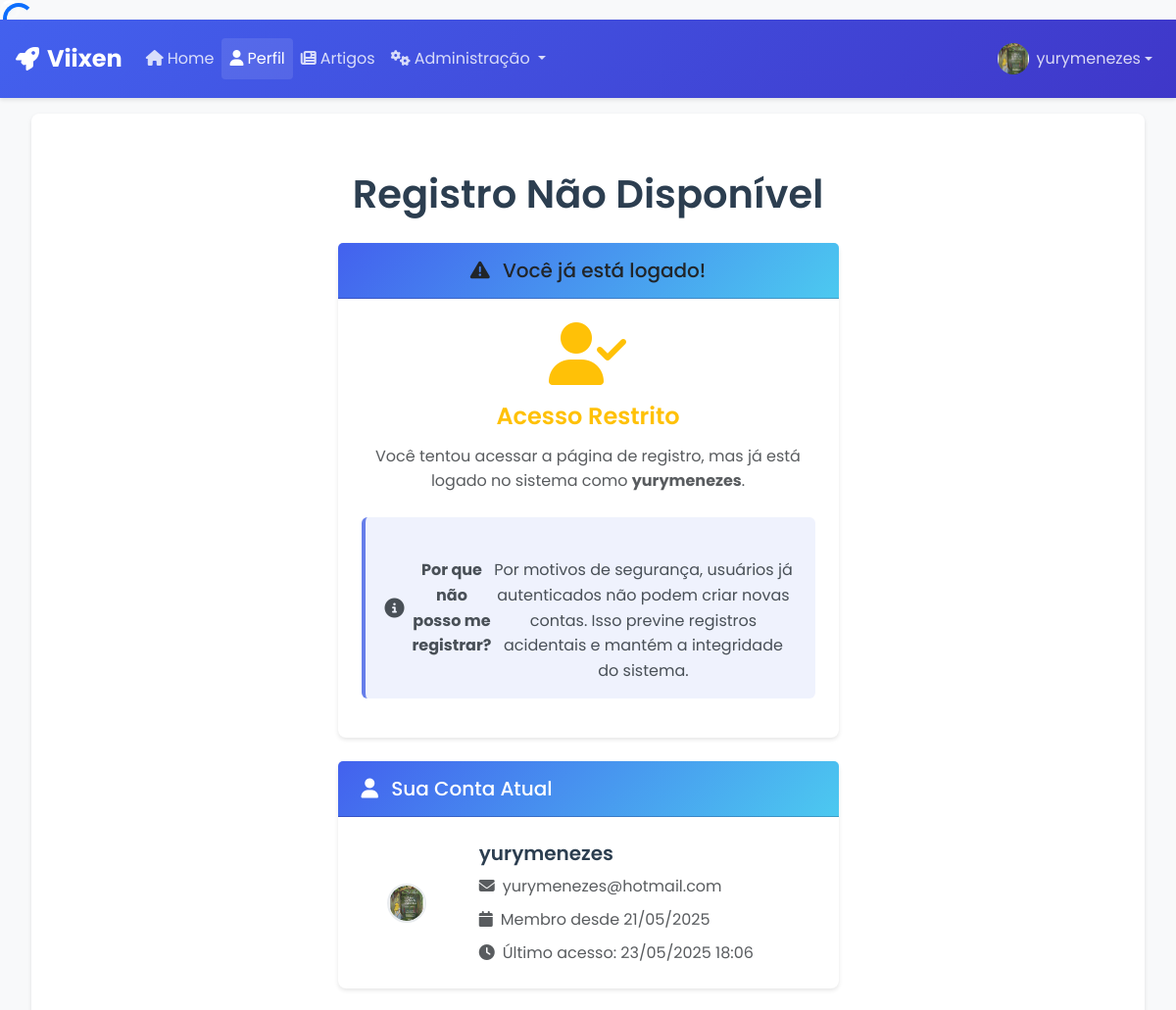
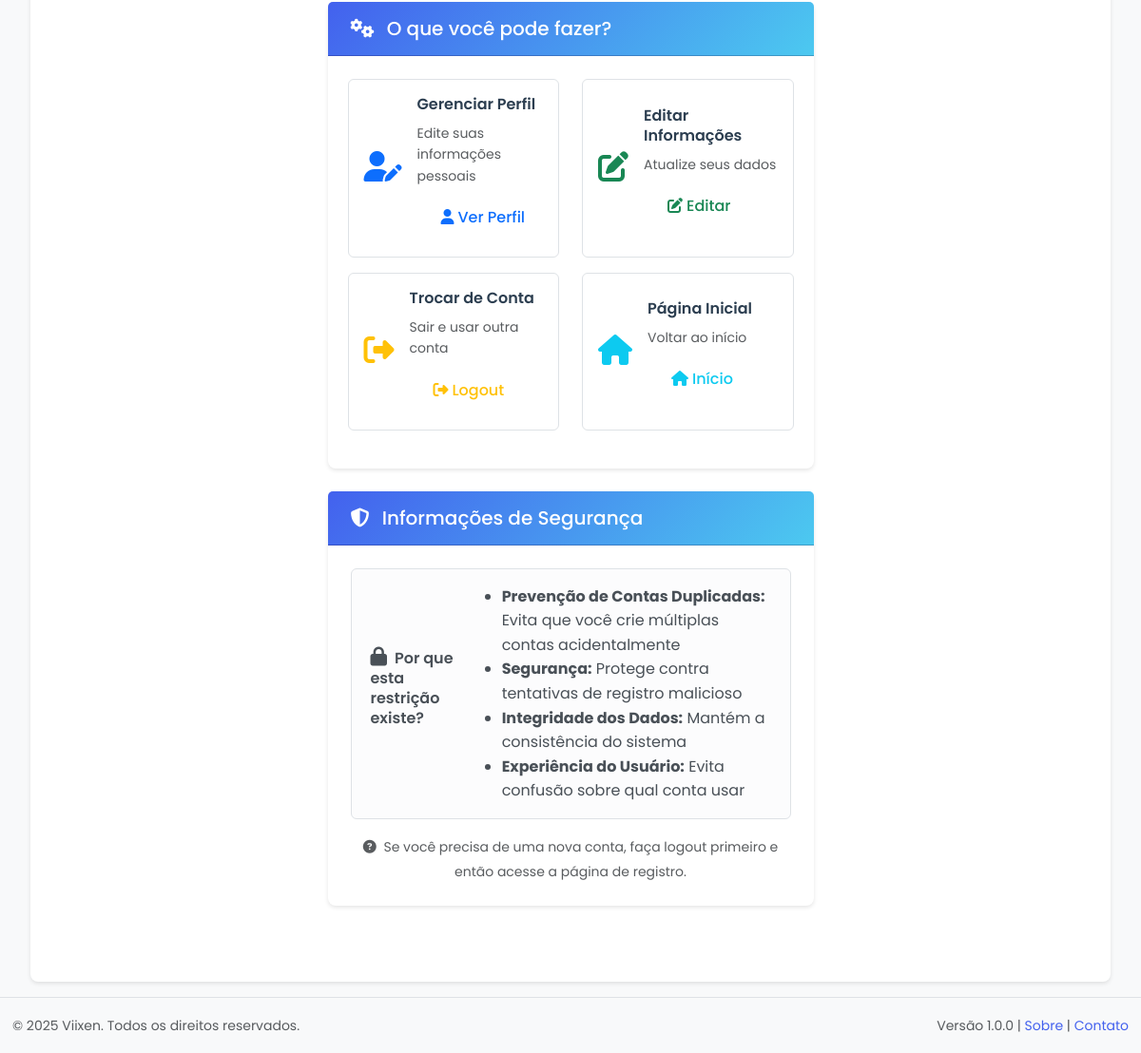
The app's page /accounts/already-logged-in/register/ (signed in), older data (2 pictures, top to bottom).
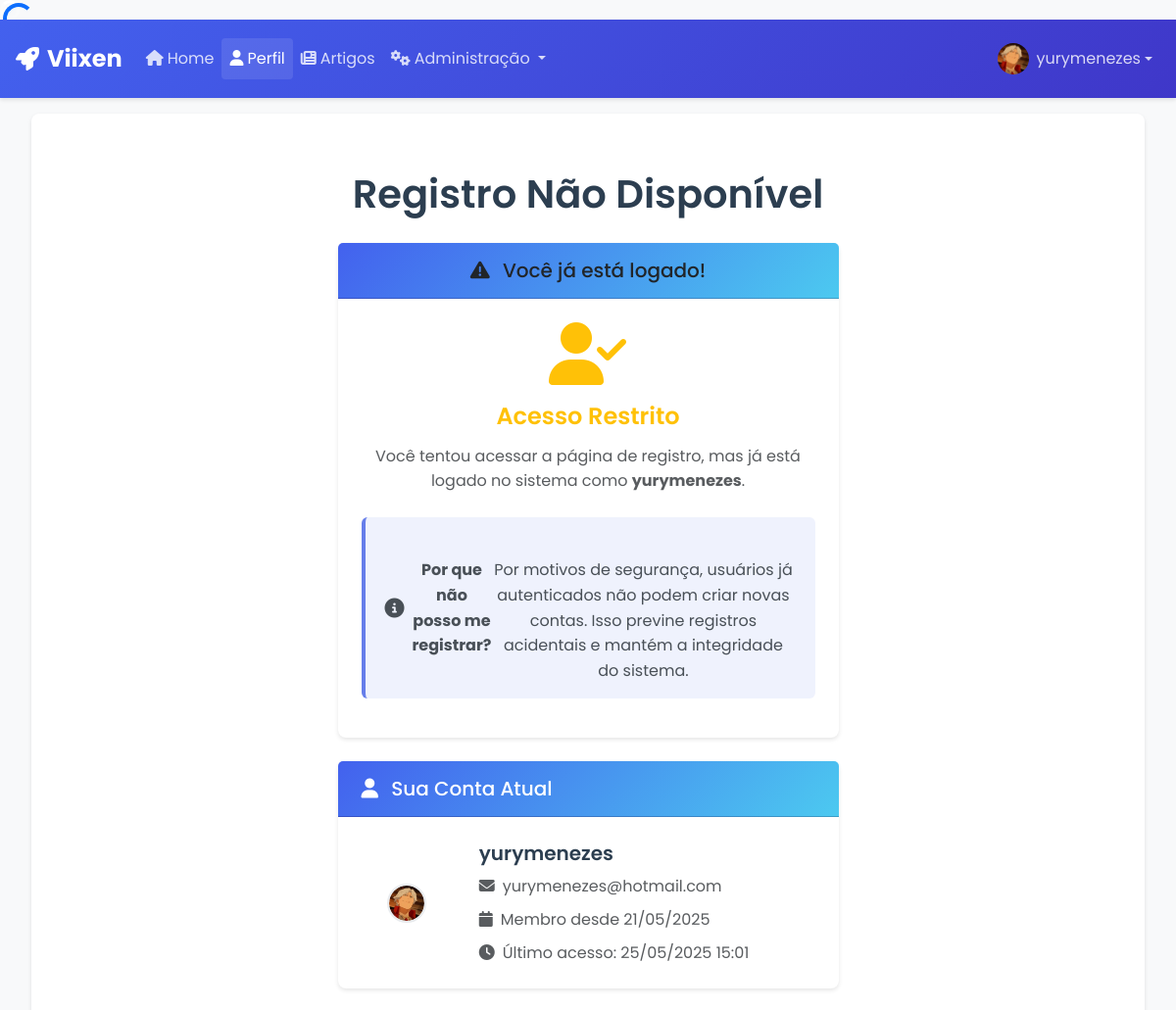
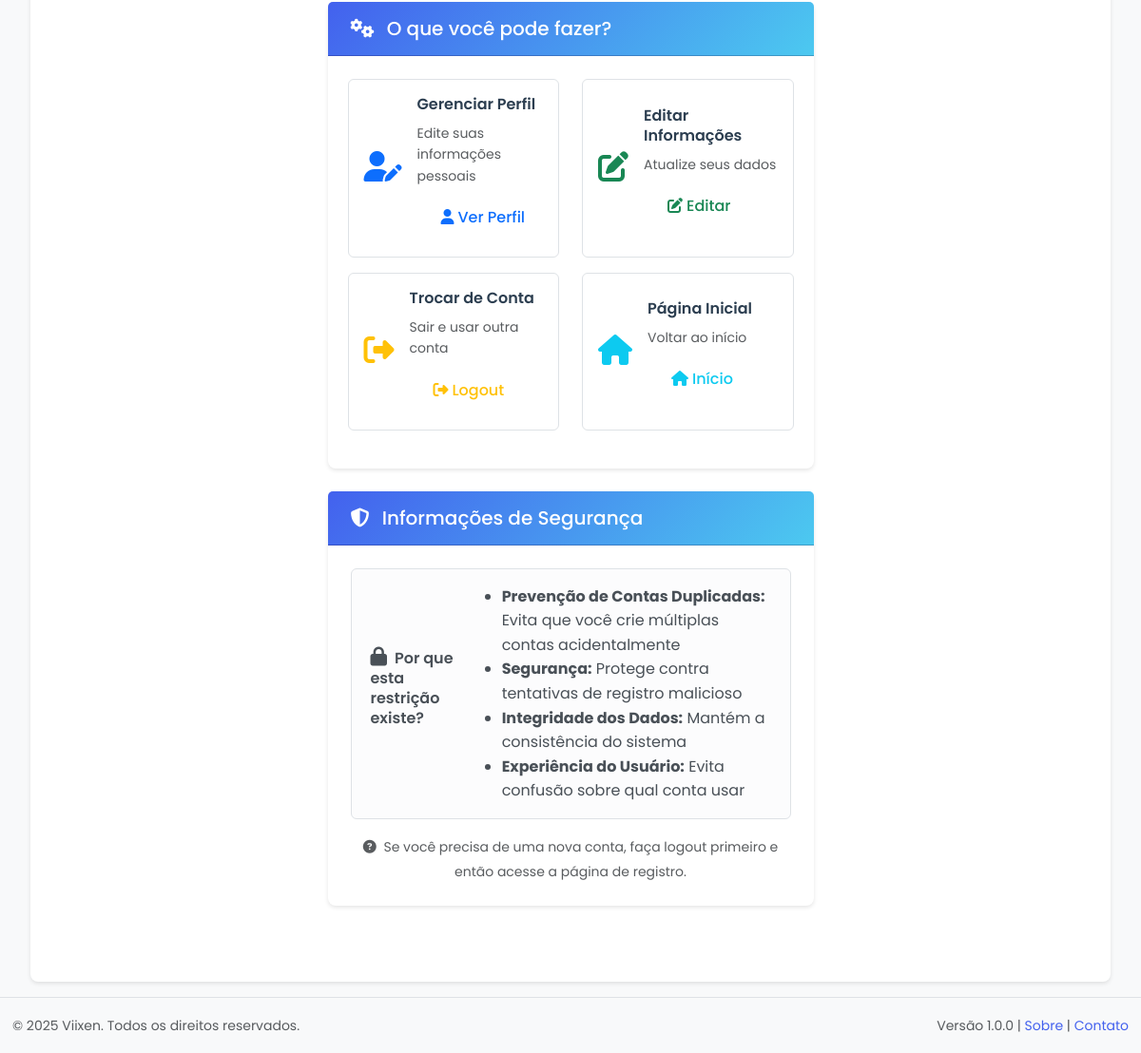
The same page, newer data (2 pictures, top to bottom).
### apps/accounts/models.py (models this page shows, shortened)
class CustomUser(AbstractUser):
    avatar = models.ImageField(
        upload_to=avatar_upload_path,
        blank=True,
        null=True,
        validators=[FileExtensionValidator(allowed_extensions=['jpg', 'jpeg', 'png', 'gif'])]
    )
    bio = models.TextField(blank=True, max_length=500)
    cargo = models.ForeignKey(Cargo, on_delete=models.SET_NULL, null=True, blank=True, related_name='usuarios')
    departamento = models.ForeignKey(Departamento, on_delete=models.SET_NULL, null=True, blank=True, related_name='usuarios')
    data_nascimento = models.DateField(blank=True, null=True)
    telefone = models.CharField(max_length=20, blank=True)
    is_active = models.BooleanField(default=False)
    email_verificado = models.BooleanField(default=False)  # Tornar default explícito
    ultimo_login_social = models.DateTimeField(null=True, blank=True)
    provedor_social = models.CharField(max_length=30, blank=True)
    uid_social = models.CharField(max_length=255, blank=True)
    codigo_ativacao = models.CharField(max_length=6, blank=True, null=True)
    codigo_ativacao_criado_em = models.DateTimeField(null=True, blank=True)
    tentativas_codigo = models.IntegerField(default=0)
    class Meta:
        verbose_name = 'Usuário'
        verbose_name_plural = 'Usuários'
    def get_nome_completo(self):
        return f"{self.first_name} {self.last_name}".strip()
    def get_full_name(self):
        return self.get_nome_completo()

### apps/config/models.py (models this page shows, shortened)
class SystemConfig(models.Model):
    site_name = models.CharField(max_length=100)
    slug = models.SlugField(max_length=60, unique=True, blank=True, default='system-config')
    site_description = models.TextField()
    maintenance_mode = models.BooleanField(default=False)
    allow_registration = models.BooleanField(default=True)
    require_email_verification = models.BooleanField(default=True)
    enable_app_management = models.BooleanField(default=True, help_text="Permite ativar/desativar módulos")
    logo_principal = models.ImageField(
        upload_to='logos/',
        blank=True,
        null=True,
        validators=[validate_logo_image],
        help_text="Logo principal do site (PNG, JPG, SVG, WEBP - máx. 5MB, 50x50 a 2000x2000px)"
    )
    favicon = models.ImageField(
        upload_to='favicons/',
        blank=True,
        null=True,
        validators=[validate_favicon_image],
        help_text="Favicon do site (ICO, PNG, JPG, SVG - máx. 1MB, 16x16 a 512x512px, preferencialmente quadrado)"
    )
    THEME_CHOICES = [
        ('default', 'Padrão'),
        ('dark', 'Escuro'),
        ('light', 'Claro'),
        ('corporate', 'Corporativo'),
        ('modern', 'Moderno'),
        ('minimal', 'Minimalista'),
        ('custom', 'Personalizado'),
    ]
    theme = models.CharField(
        max_length=20,
        choices=THEME_CHOICES,
        default='default',
        help_text="Tema visual do sistema"
    )
    primary_color = models.CharField(
        max_length=7,
        default='#4361ee',
        help_text="Cor primária (hex) - ex: #4361ee"
    )
    secondary_color = models.CharField(
        max_length=7,
        default='#6c757d',
        help_text="Cor secundária (hex) - ex: #6c757d"
    )
    accent_color = models.CharField(
        max_length=7,
        default='#4cc9f0',
        help_text="Cor de destaque (hex) - ex: #4cc9f0"
    )
    sidebar_style = models.CharField(
        max_length=20,
        choices=[
            ('fixed', 'Fixo'),
            ('collapsible', 'Recolhível'),
            ('overlay', 'Sobreposição'),
            ('mini', 'Mini'),
        ],
        default='fixed',
        help_text="Estilo da barra lateral"
    )
    header_style = models.CharField(
        max_length=20,
        choices=[
            ('fixed', 'Fixo'),
            ('static', 'Estático'),
            ('transparent', 'Transparente'),
        ],
        default='fixed',
        help_text="Estilo do cabeçalho"
    )
    enable_dark_mode_toggle = models.BooleanField(
        default=True,
        help_text="Permitir alternância entre modo claro/escuro"
    )
    enable_breadcrumbs = models.BooleanField(
        default=True,
        help_text="Exibir breadcrumbs de navegação"
    )
    enable_search = models.BooleanField(
        default=True,
        help_text="Habilitar busca global"
    )
    meta_keywords = models.TextField(
        blank=True,
        help_text="Palavras-chave para SEO (separadas por vírgula)"
    )
    meta_author = models.CharField(
        max_length=100,
        blank=True,
        help_text="Autor do site para meta tags"
    )
    google_analytics_id = models.CharField(
        max_length=20,
        blank=True,
        help_text="ID do Google Analytics (ex: GA-XXXXXXXXX-X)"
    )
    enable_notifications = models.BooleanField(
        default=True,
        help_text="Habilitar sistema de notificações"
    )
    notification_position = models.CharField(
        max_length=20,
        choices=[
            ('top-right', 'Superior Direita'),
            ('top-left', 'Superior Esquerda'),
            ('bottom-right', 'Inferior Direita'),
            ('bottom-left', 'Inferior Esquerda'),
            ('top-center', 'Superior Centro'),
            ('bottom-center', 'Inferior Centro'),
        ],
        default='top-right',
        help_text="Posição das notificações"
    )
    created_at = models.DateTimeField(auto_now_add=True)
    updated_at = models.DateTimeField(auto_now=True)
    def get_logo_url(self):
        if self.logo_principal and hasattr(self.logo_principal, 'url'):
            return self.logo_principal.url
        return None
    def get_favicon_url(self):
        if self.favicon and hasattr(self.favicon, 'url'):
            return self.favicon.url
        return None
    def has_custom_branding(self):
        return bool(self.logo_principal or self.favicon)
    class Meta:
        verbose_name = 'Configuração do Sistema'
        verbose_name_plural = 'Configurações do Sistema'

### apps/accounts/views.py (the view)
# urls.py: path('already-logged-in/register/', AlreadyLoggedInRegisterView.as_view(), name='already_logged_in_register'),
@method_decorator(login_required, name='dispatch')
class AlreadyLoggedInRegisterView(TemplateView):
    template_name = 'accounts/already_logged_in_register.html'
    def get_context_data(self, **kwargs):
        context = super().get_context_data(**kwargs)
        context['user'] = self.request.user
        return context

### apps/pages/context_processors.py (called while the page is built)
def layout_context(request):
    return {
        'current_theme': getattr(settings, 'CURRENT_THEME', 'default'),
        'site_name': getattr(settings, 'SITE_NAME', 'Viixen'),
        'site_description': getattr(settings, 'SITE_DESCRIPTION', 'Sistema de Gerenciamento'),
        'layout_config': {
            'show_sidebar': True,
            'show_footer': True,
            'show_breadcrumb': True,
            'container_fluid': True,
        }
    }

def app_context(request):
    try:
        from apps.config.models import AppConfig
        active_apps = AppConfig.objects.filter(is_active=True).values_list('name', flat=True)
        return {
            'active_apps': list(active_apps),
            'app_count': AppConfig.objects.count(),
            'active_app_count': AppConfig.objects.filter(is_active=True).count(),
        }
    except Exception:
        return {
            'active_apps': [],
            'app_count': 0,
            'active_app_count': 0,
        }

### apps/accounts/templates/accounts/already_logged_in_register.html (shortened to what the changed rows need)
{% extends "base.html" %}
{% block content %}
<div class="container py-4">
    <h1 class="mb-4 text-center">Registro Não Disponível</h1>
    <div class="row justify-content-center">
        <div class="col-md-8 col-lg-6">
            <div class="card mb-4 border-warning">
                <div class="card-header bg-warning text-dark d-flex align-items-center justify-content-center">
                    <h2 class="h5 mb-0">
                        <i class="fas fa-exclamation-triangle me-2"></i>
                        Você já está logado!
                    </h2>
                </div>
                <div class="card-body text-center">
                    <div class="mb-4">
                        <p class="text-muted">
                            Você tentou acessar a página de registro, mas já está logado no sistema como
                            <strong>{{ user.get_full_name|default:user.username }}</strong>.
                        </p>
                    </div>
                </div>
            </div>
            <div class="card mb-4">
                <div class="card-header d-flex align-items-center">
                    <h2 class="h5 mb-0">
                        <i class="fas fa-user me-2"></i>
                        Sua Conta Atual
                    </h2>
                </div>
                <div class="card-body">
                    <div class="row align-items-center">
                        <div class="col-md-3 text-center mb-3 mb-md-0">
                            <div class="user-avatar rounded-circle mx-auto d-flex align-items-center justify-content-center {% if not user.avatar %}bg-primary{% endif %}" style="width: 80px; height: 80px;">
                                {% if user.avatar %}
                                    <img src="{{ user.avatar.url }}" alt="Avatar" class="rounded-circle" style="width: 80px; height: 80px; object-fit: cover;">
                                {% else %}
                                    <i class="fas fa-user text-white fa-2x"></i>
                                {% endif %}
                            </div>
                        </div>
                        <div class="col-md-9">
                            <h5 class="mb-2">{{ user.get_full_name|default:user.username }}</h5>
                            <p class="text-muted mb-2">
                                <i class="fas fa-envelope me-2"></i>{{ user.email }}
                            </p>
                            <p class="text-muted mb-2">
                                <i class="fas fa-calendar me-2"></i>Membro desde {{ user.date_joined|date:"d/m/Y" }}
                            </p>
                            {% if user.last_login %}
                            <p class="text-muted mb-0">
                                <i class="fas fa-clock me-2"></i>Último acesso: {{ user.last_login|date:"d/m/Y H:i" }}
                            </p>
                            {% endif %}
                        </div>
                    </div>
                </div>
            </div>
            <div class="card mb-4">
                <div class="card-header">
                    <h2 class="h5 mb-0">
                        <i class="fas fa-cogs me-2"></i>
                        O que você pode fazer?
                    </h2>
                </div>
            </div>
            <div class="card mb-4">
                <div class="card-header">
                    <h2 class="h5 mb-0">
                        <i class="fas fa-shield-alt me-2"></i>
                        Informações de Segurança
                    </h2>
                </div>
            </div>
        </div>
    </div>
</div>
{% endblock %}

### apps/pages/templates/base.html (shortened to what this page needs)
<!DOCTYPE html>
<html lang="pt-BR">
<head>
    {% include 'partials/_head.html' %}
</head>
<body class="{% block body_class %}{% endblock %}">
    <div id="loading-spinner" class="loading-spinner">
        <div class="spinner-border text-primary" role="status">
        </div>
    </div>
    {% include 'partials/_nav.html' %}
    <div class="container-fluid">
        <main class="main-content" id="main-content">
            {% block content %}{% endblock %}
        </main>
    </div>
    <footer class="bg-light border-top mt-auto py-3">
        <div class="container-fluid">
            <div class="row align-items-center">
                <div class="col-md-6">
                    <small class="text-muted">
                        © {% now "Y" %} {{ system_config.site_name|default:'Viixen' }}. Todos os direitos reservados.
                    </small>
                </div>
                <div class="col-md-6 text-md-end">
                    <small class="text-muted">
                        Versão 1.0.0 |
                        <a href="{% url 'pages:sobre' %}" class="text-decoration-none">Sobre</a> |
                        <a href="{% url 'pages:contato' %}" class="text-decoration-none">Contato</a>
                    </small>
                </div>
            </div>
        </div>
    </footer>
</body>
</html>

### apps/pages/templates/partials/_nav.html (shortened to what this page needs)
<nav class="navbar navbar-expand-lg navbar-dark bg-primary sticky-top">
    <div class="container-fluid">
        <a class="navbar-brand d-flex align-items-center" href="{% url 'pages:home' %}">
            {% if system_config.logo_url %}
                <img src="{{ system_config.logo_url }}" alt="{{ system_config.site_name }}"
                     class="me-2" style="height: 32px; max-width: 120px; object-fit: contain;">
            {% else %}
                <i class="fas fa-rocket me-2"></i>
            {% endif %}
            <span class="d-none d-sm-inline">{{ system_config.site_name|default:'Viixen' }}</span>
        </a>
        <div class="collapse navbar-collapse" id="navbarNav">
            <ul class="navbar-nav me-auto">
                <li class="nav-item">
                    <a class="nav-link {% if request.resolver_match.url_name == 'home' %}active{% endif %}"
                       href="{% url 'pages:home' %}">
                        <i class="fas fa-home me-1"></i>Home
                    </a>
                </li>
                {% if user.is_authenticated %}
                    <li class="nav-item">
                        <a class="nav-link {% if 'accounts' in request.resolver_match.namespace %}active{% endif %}"
                           href="{% url 'accounts:profile' %}">
                            <i class="fas fa-user me-1"></i>Perfil
                        </a>
                    </li>
                    <li class="nav-item">
                        <a class="nav-link {% if 'articles' in request.resolver_match.namespace %}active{% endif %}"
                           href="{% url 'articles:home' %}">
                            <i class="fas fa-newspaper me-1"></i>Artigos
                        </a>
                    </li>
                {% endif %}
                {% if user.is_staff %}
                    <li class="nav-item dropdown">
                        <a class="nav-link dropdown-toggle {% if 'config' in request.resolver_match.namespace %}active{% endif %}"
                           href="#" role="button" data-bs-toggle="dropdown" aria-expanded="false">
                            <i class="fas fa-cogs me-1"></i>Administração
                        </a>
                    </li>
                {% endif %}
            </ul>
            <ul class="navbar-nav">
                {% if user.is_authenticated %}
                    <li class="nav-item dropdown">
                        <a class="nav-link dropdown-toggle d-flex align-items-center" href="#" role="button"
                           data-bs-toggle="dropdown" aria-expanded="false">
                            {% if user.avatar %}
                                <img src="{{ user.avatar.url }}" alt="Avatar" class="rounded-circle me-2"
                                     style="width: 32px; height: 32px; object-fit: cover;">
                            {% else %}
                                <div class="bg-secondary rounded-circle me-2 d-flex align-items-center justify-content-center"
                                     style="width: 32px; height: 32px;">
                                    <i class="fas fa-user text-white" style="font-size: 0.8rem;"></i>
                                </div>
                            {% endif %}
                            <span class="d-none d-md-inline">{{ user.get_full_name|default:user.username }}</span>
                        </a>
                    </li>
                {% endif %}
            </ul>
        </div>
    </div>
</nav>

Row changes from the older to the newer data that the page shows:
added SystemConfig: site_name "Viixen"
changed CustomUser "yurymenezes": avatar: a different picture; last_login "23/05/2025 18:06" → "25/05/2025 15:01"
Text that changed along with them:
{{ system_config.site_name|default:'Viixen' }}: "Viixen" → (not shown)
